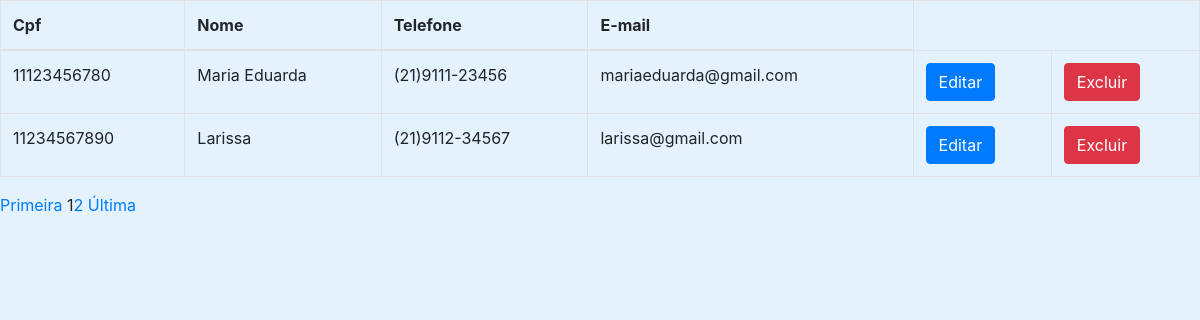
The page /relcliente.php on the database its author committed.
### tables this page shows
CREATE TABLE `cliente` (
  `cpf` char(12) NOT NULL PRIMARY KEY,
  `nome` varchar(60) NOT NULL,
  `telefone` varchar(15) NOT NULL,
  `email` varchar(150) NOT NULL,
  `cep` char(9) NOT NULL,
  `numerocasa` int(11) NOT NULL,
  `complemento` varchar(30) DEFAULT NULL,
  `senha` varchar(100) NOT NULL,
  `status` char(1) DEFAULT NULL);

### relcliente.php (the view, shortened to what this page needs)
<?php
    require_once 'conexao.php';
    require_once 'head.php';
    $pagatual = filter_input(INPUT_GET, "page", FILTER_SANITIZE_NUMBER_INT);
	$pag = (!empty($pagatual)) ? $pagatual : 1;
    $limitereg = 2;
    $inicio = ($limitereg * $pag) - $limitereg;
    $busca = "SELECT cpf,nome,telefone,email from
    cliente WHERE status = 'A' LIMIT $inicio , $limitereg";
    $resultado= $conn->prepare($busca);
    $resultado->execute();
    if (($resultado) AND ($resultado->rowCount() != 0)) {
?>
<body style="background-color: #e3f2fd;">
<table class="table table-bordered">
    <thead>
        <th>Cpf</th>
        <th>Nome</th>
        <th>Telefone</th>
        <th>E-mail</th>
    </thead>
<tbody>
<?php
    while ($linha = $resultado->fetch(PDO::FETCH_ASSOC)) {
    extract($linha);
?>
<tr>
    <td><?php echo $cpf; ?></td>
    <td><?php echo $nome; ?></td>
    <td><?php echo $telefone; ?></td>
    <td><?php echo $email; ?></td>
    <td>
        <?php echo "<a href='editarcli.php?cpf=$cpf'>" ; ?>
        <input type="submit" class="btn btn-primary" name="editarcli" value="Editar">
    </td>
    <td>
        <?php echo "<a href='excluircli.php?cpf=$cpf'>" ; ?>
        <input type="submit" class="btn btn-danger" name="excluircli" value="Excluir">
    </td>
</tr>
<?php
    }
?>
</tbody>
</table>
<?php
    }
    $qtregistro = "SELECT COUNT(cpf) AS registros FROM cliente WHERE status='A'";
    $resultado = $conn->prepare($qtregistro);
    $resultado->execute();
    $resposta = $resultado->fetch(PDO::FETCH_ASSOC);
    $qnt_pagina = ceil($resposta['registros'] / $limitereg);
     $maximo = 2;
     echo "<a href='relcliente.php?page=1'>Primeira</a> ";
   echo "$pag";
   for ($proxima = $pag + 1; $proxima <= $pag + $maximo; $proxima++) {
       if ($proxima <= $qnt_pagina) {
           echo "<a href='relcliente.php?page=$proxima'>$proxima</a> ";
       }
   }
   echo "<a href='relcliente.php?page=$qnt_pagina'>Última</a> ";
?>
</body>

### rows shown on the page
cliente: cpf "11123456780", nome "Maria Eduarda", telefone "(21)9111-23456", email "mariaeduarda@gmail.com"
cliente: cpf "11234567890", nome "Larissa", telefone "(21)9112-34567", email "larissa@gmail.com"

### other values the page prints
$pag "1"
